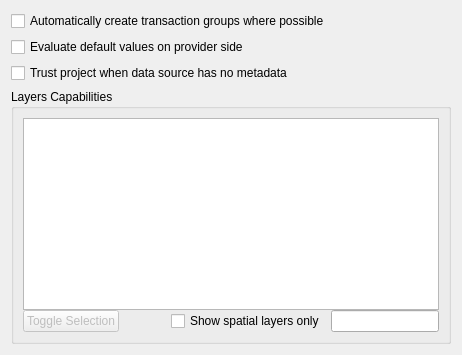
         <widget class="QWidget" name="mTab_DataSources">
          <layout class="QFormLayout" name="formLayout">
           <item row="0" column="0" colspan="2">
            <widget class="QCheckBox" name="mAutoTransaction">
             <property name="toolTip">
              <string>When enabled, layers from the same database connection will be put into a transaction group. Their edit state will be synchronized and changes to these layers will be sent to the provider immediately. Only supported on postgres provider.</string>
             </property>
             <property name="text">
              <string>Automatically create transaction groups where possible</string>
             </property>
            </widget>
           </item>
           <item row="1" column="0" colspan="2">
            <widget class="QCheckBox" name="mEvaluateDefaultValues">
             <property name="toolTip">
              <string>When enabled, default values will be evaluated as early as possible. This will fill default values in the add feature form already and not only create them on commit. Only supported for postgres provider.</string>
             </property>
             <property name="text">
              <string>Evaluate default values on provider side</string>
             </property>
            </widget>
           </item>
           <item row="3" column="0">
            <widget class="QCheckBox" name="mTrustProjectCheckBox">
             <property name="toolTip">
              <string>Speed up project loading by skipping data checks. Useful in qgis server context or project with huge database views or materialized views.</string>
             </property>
             <property name="text">
              <string>Trust project when data source has no metadata</string>
             </property>
            </widget>
           </item>
           <item row="4" column="0" colspan="2">
            <widget class="QgsCollapsibleGroupBox" name="groupBox_5">
             <property name="sizePolicy">
              <sizepolicy hsizetype="Expanding" vsizetype="Expanding">
               <horstretch>0</horstretch>
               <verstretch>1</verstretch>
              </sizepolicy>
             </property>
             <property name="title">
              <string>Layers Capabilities</string>
             </property>
             <layout class="QGridLayout" name="gridLayout_19">
              <property name="verticalSpacing">
               <number>0</number>
              </property>
              <item row="3" column="1">
               <spacer name="horizontalSpacer_5">
                <property name="orientation">
                 <enum>Qt::Horizontal</enum>
                </property>
                <property name="sizeHint" stdset="0">
                 <size>
                  <width>40</width>
                  <height>20</height>
                 </size>
                </property>
               </spacer>
              </item>
              <item row="0" column="0" colspan="4">
               <widget class="QTreeView" name="mLayerCapabilitiesTree">
                <property name="sizePolicy">
                 <sizepolicy hsizetype="Expanding" vsizetype="Expanding">
                  <horstretch>0</horstretch>
                  <verstretch>1</verstretch>
                 </sizepolicy>
                </property>
               </widget>
              </item>
              <item row="3" column="0">
               <widget class="QPushButton" name="mLayerCapabilitiesToggleSelectionButton">
                <property name="enabled">
                 <bool>false</bool>
                </property>
                <property name="text">
                 <string>Toggle Selection</string>
                </property>
               </widget>
              </item>
              <item row="3" column="2">
               <widget class="QCheckBox" name="mShowSpatialLayersCheckBox">
                <property name="layoutDirection">
                 <enum>Qt::LeftToRight</enum>
                </property>
                <property name="text">
                 <string>Show spatial layers only</string>
                </property>
               </widget>
              </item>
              <item row="3" column="3">
               <widget class="QgsFilterLineEdit" name="mLayerCapabilitiesTreeFilterLineEdit"/>
              </item>
             </layout>
            </widget>
           </item>
          </layout>
         </widget>
